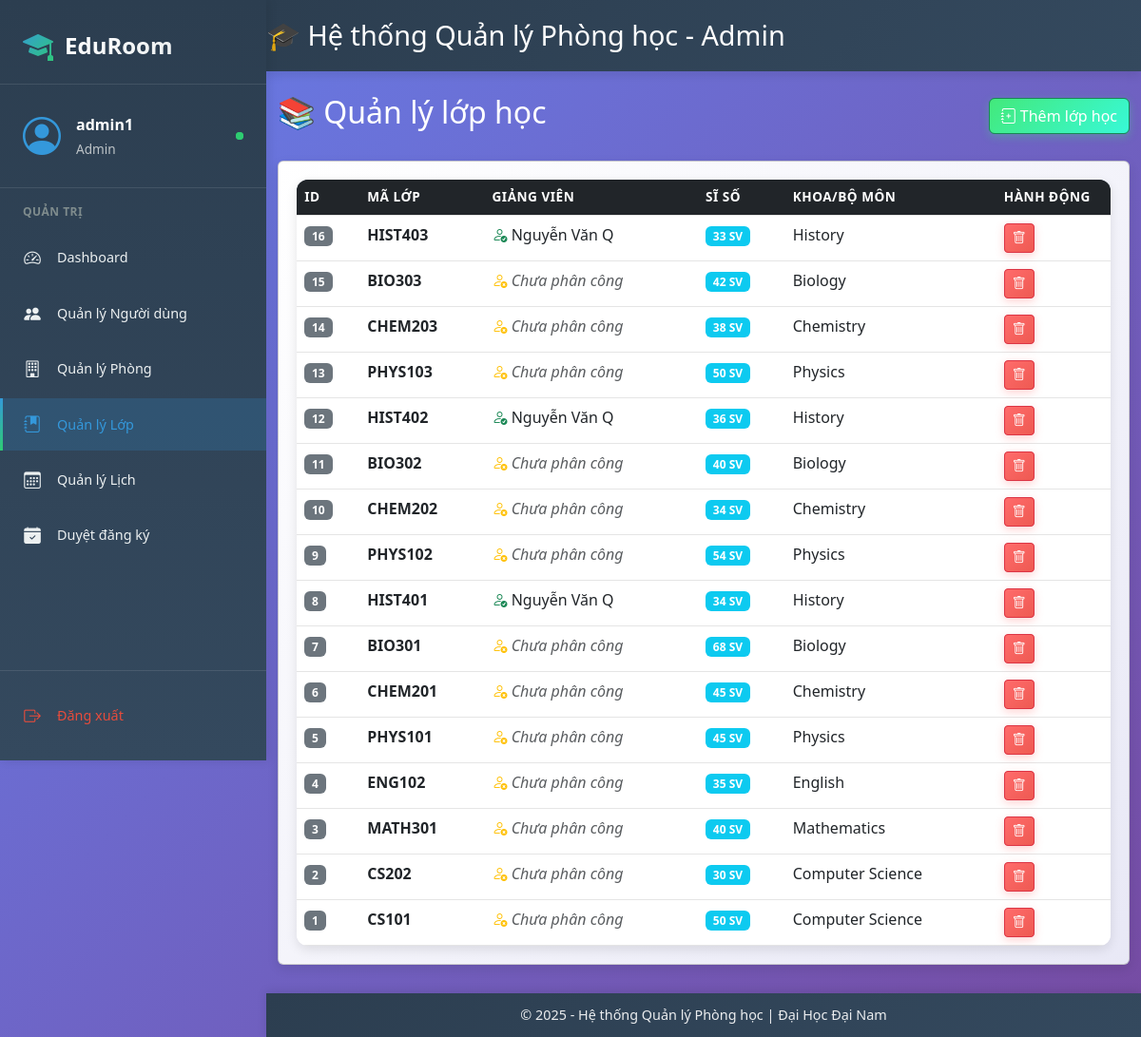
Screenshot of /classroom_management/admin/classes.php (signed in) with the database file from the repository.
### tables this page shows
CREATE TABLE `classes` (
  `class_id` int NOT NULL AUTO_INCREMENT,
  `class_code` varchar(20) NOT NULL,
  `lecturer_id` int DEFAULT NULL,
  `size` int DEFAULT NULL,
  `department` varchar(100) DEFAULT NULL,
  PRIMARY KEY (`class_id`),
  UNIQUE KEY `class_code` (`class_code`),
  KEY `lecturer_id` (`lecturer_id`),
  CONSTRAINT `classes_ibfk_1` FOREIGN KEY (`lecturer_id`) REFERENCES `users` (`user_id`)
);

CREATE TABLE `users` (
  `user_id` int NOT NULL AUTO_INCREMENT,
  `username` varchar(50) NOT NULL,
  `password` varchar(255) NOT NULL,
  `email` varchar(100) DEFAULT NULL,
  `full_name` varchar(100) DEFAULT NULL,
  `role` enum('Admin','Lecturer','Student') NOT NULL,
  `student_code` varchar(20) DEFAULT NULL,
  `lecturer_code` varchar(20) DEFAULT NULL,
  PRIMARY KEY (`user_id`),
  UNIQUE KEY `username` (`username`),
  UNIQUE KEY `email` (`email`),
  UNIQUE KEY `student_code` (`student_code`),
  UNIQUE KEY `lecturer_code` (`lecturer_code`),
  CONSTRAINT `fk_lecturer_code` FOREIGN KEY (`lecturer_code`) REFERENCES `lecturers_list` (`lecturer_code`),
  CONSTRAINT `fk_student_code` FOREIGN KEY (`student_code`) REFERENCES `students_list` (`student_code`)
);

### classroom_management/admin/classes.php (the view, shortened to what this page needs)
<?php
include("../includes/header.php");
include("../includes/navbar.php");
include("../db.php");
$result = mysqli_query($conn, "
    SELECT c.*, u.full_name AS lecturer_name
    FROM classes c
    LEFT JOIN users u ON c.lecturer_id = u.user_id
    ORDER BY c.class_id DESC
");
?>
<div class="container mt-4">
    <div class="d-flex justify-content-between align-items-center mb-4">
        <h2 class="text-white">📚 Quản lý lớp học</h2>
        <button class="btn btn-success" data-bs-toggle="modal" data-bs-target="#addClassModal">
            <i class="bi bi-journal-plus"></i> Thêm lớp học
        </button>
    </div>
    <div class="card">
        <div class="card-body p-0">
            <table class="table table-hover mb-0">
                <thead class="table-dark">
                    <tr>
                        <th>ID</th>
                        <th>Mã lớp</th>
                        <th>Giảng viên</th>
                        <th>Sĩ số</th>
                        <th>Khoa/Bộ môn</th>
                        <th width="120">Hành động</th>
                    </tr>
                </thead>
                <tbody>
                    <?php while ($row = mysqli_fetch_assoc($result)) { ?>
                    <tr>
                        <td><span class="badge bg-secondary"><?= $row['class_id'] ?></span></td>
                        <td><strong><?= htmlspecialchars($row['class_code']) ?></strong></td>
                        <td>
                            <?php if($row['lecturer_name']): ?>
                                <i class="bi bi-person-check text-success"></i>
                                <?= htmlspecialchars($row['lecturer_name']) ?>
                            <?php else: ?>
                                <i class="bi bi-person-x text-warning"></i>
                                <em class="text-muted">Chưa phân công</em>
                            <?php endif; ?>
                        </td>
                        <td>
                            <?php if($row['size']): ?>
                                <span class="badge bg-info"><?= $row['size'] ?> SV</span>
                            <?php else: ?>
                                <span class="text-muted">-</span>
                            <?php endif; ?>
                        </td>
                        <td><?= htmlspecialchars($row['department']) ?></td>
                        <td>
                            <a href="classes.php?delete=<?= $row['class_id'] ?>"
                               onclick="return confirm('Bạn có chắc chắn muốn xóa lớp học này?');"
                               class="btn btn-danger btn-sm">
                               <i class="bi bi-trash"></i>
                            </a>
                        </td>
                    </tr>
                    <?php } ?>
                </tbody>
            </table>
        </div>
    </div>
</div>
<?php include("../includes/footer.php"); ?>

### classroom_management/includes/header.php (shortened to what this page needs)
<!DOCTYPE html>
<html lang="vi">
<head>
    <link rel="stylesheet" href="/classroom_management/assets/css/style.css">
    <link href="https://cdn.jsdelivr.net/npm/bootstrap-icons@1.10.0/font/bootstrap-icons.css" rel="stylesheet">
    <link href="https://cdn.jsdelivr.net/npm/bootstrap@5.3.0/dist/css/bootstrap.min.css" rel="stylesheet">
</head>
<body>
<?php if (isset($_SESSION['user_id'])): ?>
<header>
    <h2>🎓 Hệ thống Quản lý Phòng học - <?= ucfirst($_SESSION['role']) ?></h2>
</header>
<?php endif; ?>

### classroom_management/includes/navbar.php (shortened to what this page needs)
<nav class="sidebar" id="sidebar">
    <div class="sidebar-content">
        <div class="sidebar-header">
            <div class="logo">
                <i class="bi bi-mortarboard-fill"></i>
                <span class="logo-text">EduRoom</span>
            </div>
        </div>
        <?php if (isset($_SESSION['user_id'])): ?>
            <div class="user-info">
                <div class="user-avatar">
                    <i class="bi bi-person-circle"></i>
                </div>
                <div class="user-details">
                    <div class="user-name"><?php echo htmlspecialchars($_SESSION['username'] ?? 'User'); ?></div>
                    <div class="user-role"><?php echo htmlspecialchars($_SESSION['role'] ?? 'Role'); ?></div>
                </div>
                <div class="user-status">
                    <div class="status-indicator active"></div>
                </div>
            </div>
        <?php endif; ?>
        <div class="sidebar-menu">
            <?php if (!isset($_SESSION['user_id'])): ?>
                <div class="menu-section">
                    <div class="menu-title">Menu chính</div>
                    <ul class="menu-list">
                        <li class="menu-item">
                            <a href="/classroom_management/index.php" class="menu-link">
                                <div class="menu-icon">
                                    <i class="bi bi-house-door-fill"></i>
                                </div>
                                <span class="menu-text">Trang chủ</span>
                            </a>
                        </li>
                        <li class="menu-item">
                            <a href="/classroom_management/login.php" class="menu-link">
                                <div class="menu-icon">
                                    <i class="bi bi-box-arrow-in-right"></i>
                                </div>
                                <span class="menu-text">Đăng nhập</span>
                            </a>
                        </li>
                    </ul>
                </div>
            <?php else: ?>
                <?php if ($_SESSION['role'] == 'Admin'): ?>
                    <div class="menu-section">
                        <div class="menu-title">Quản trị</div>
                        <ul class="menu-list">
                            <li class="menu-item">
                                <a href="/classroom_management/admin/dashboard.php" class="menu-link">
                                    <div class="menu-icon">
                                        <i class="bi bi-speedometer2"></i>
                                    </div>
                                    <span class="menu-text">Dashboard</span>
                                </a>
                            </li>
                            <li class="menu-item">
                                <a href="/classroom_management/admin/users.php" class="menu-link">
                                    <div class="menu-icon">
                                        <i class="bi bi-people-fill"></i>
                                    </div>
                                    <span class="menu-text">Quản lý Người dùng</span>
                                </a>
                            </li>
                            <li class="menu-item">
                                <a href="/classroom_management/admin/rooms.php" class="menu-link">
                                    <div class="menu-icon">
                                        <i class="bi bi-building"></i>
                                    </div>
                                    <span class="menu-text">Quản lý Phòng</span>
                                </a>
                            </li>
                            <li class="menu-item">
                                <a href="/classroom_management/admin/classes.php" class="menu-link">
                                    <div class="menu-icon">
                                        <i class="bi bi-journal-bookmark-fill"></i>
                                    </div>
                                    <span class="menu-text">Quản lý Lớp</span>
                                </a>
                            </li>
                            <li class="menu-item">
                                <a href="/classroom_management/admin/schedules.php" class="menu-link">
                                    <div class="menu-icon">
                                        <i class="bi bi-calendar3"></i>
                                    </div>
                                    <span class="menu-text">Quản lý Lịch</span>
                                </a>
                            </li>
                            <li class="menu-item">
                                <a href="/classroom_management/admin/approve_booking.php" class="menu-link">
                                    <div class="menu-icon">
                                        <i class="bi bi-calendar-check-fill"></i>
                                    </div>
                                    <span class="menu-text">Duyệt đăng ký</span>
                                </a>
                            </li>
                        </ul>
                    </div>
                <?php endif; ?>
            <?php endif; ?>
        </div>
        <?php if (isset($_SESSION['user_id'])): ?>
            <div class="logout-section">
                <ul class="menu-list">
                    <li class="menu-item">
                        <a href="/classroom_management/logout.php" class="menu-link logout-link">
                            <div class="menu-icon">
                                <i class="bi bi-box-arrow-right"></i>
                            </div>
                            <span class="menu-text">Đăng xuất</span>
                        </a>
                    </li>
                </ul>
            </div>
        <?php endif; ?>
    </div>
</nav>

### classroom_management/includes/footer.php
<footer class="footer">
    <p>© 2025 - Hệ thống Quản lý Phòng học | Đại Học Đại Nam</p>
</footer>

### classroom_management/assets/css/style.css (style rules this page uses)
* { box-sizing: border-box; margin: 0; padding: 0; }
body { font-family: 'Roboto', 'Segoe UI', Tahoma, Geneva, Verdana, sans-serif; background: linear-gradient(135deg, #667eea 0%, #764ba2 100%); min-height: 100vh; color: #333; padding-left: 280px; padding-bottom: 60px; margin: 0; overflow-x: hidden; }
h1, h2, h3, h4, h5, h6 { font-weight: 700; margin-bottom: 0.6rem; color: #2d3748; }
h2 { font-size: 1.8rem; }
p { line-height: 1.4; margin-bottom: 0.6rem; }
header { background: linear-gradient(135deg, #2c3e50, #34495e); color: white; padding: 0.8rem 1.5rem; box-shadow: 0 2px 10px rgba(0,0,0,0.1); margin-left: 0; position: relative; z-index: 10; width: 100%; }
header h2 { color: white; margin: 0; font-size: 1.5rem; display: flex; align-items: center; }
.sidebar { position: fixed; top: 0; left: 0; width: 280px; height: 100vh; background: linear-gradient(180deg, #2c3e50 0%, #34495e 100%); z-index: 1000; overflow-y: auto; box-shadow: 2px 0 10px rgba(0, 0, 0, 0.1); }
.card { background: linear-gradient(135deg, rgba(255, 255, 255, 0.9), rgba(230, 230, 245, 0.9)); border-radius: 12px; padding: 1.2rem; margin-bottom: 1rem; box-shadow: 0 4px 12px rgba(0, 0, 0, 0.1); border: 1px solid rgba(255, 255, 255, 0.3); transition: all 0.3s ease; height: 100%; }
.btn { display: inline-block; padding: 0.6rem 1.2rem; border: none; border-radius: 8px; text-decoration: none; font-weight: 600; font-size: 0.9rem; text-align: center; cursor: pointer; transition: all 0.3s ease; line-height: 1.4; }
.btn-success { background: linear-gradient(135deg, #43e97b, #38f9d7); color: white; box-shadow: 0 3px 10px rgba(67, 233, 123, 0.3); }
.btn-danger { background: linear-gradient(135deg, #ff6b6b, #ee5a52); color: white; box-shadow: 0 3px 10px rgba(255, 107, 107, 0.3); }
.btn-sm { padding: 0.4rem 0.8rem; font-size: 0.8rem; }
.table { width: 100%; margin-bottom: 1rem; background: rgba(255, 255, 255, 0.95); border-radius: 12px; overflow: hidden; box-shadow: 0 4px 12px rgba(0, 0, 0, 0.1); }
.table th, .table td { padding: 0.8rem; text-align: left; border-bottom: 1px solid rgba(0, 0, 0, 0.1); }
.table-dark { background: linear-gradient(135deg, #2c3e50, #34495e); color: white; }
.table-dark th { font-weight: 600; text-transform: uppercase; font-size: 0.85rem; letter-spacing: 0.5px; }
.badge { display: inline-block; padding: 0.2rem 0.5rem; font-size: 0.75rem; font-weight: 600; border-radius: 20px; text-align: center; }
.footer { background: linear-gradient(135deg, #2c3e50, #34495e); color: white; text-align: center; padding: 0.8rem; position: fixed; bottom: 0; left: 280px; right: 0; box-shadow: 0 -2px 10px rgba(0, 0, 0, 0.1); z-index: 100; width: calc(100% - 280px); }
.footer p { margin: 0; font-size: 0.9rem; opacity: 0.9; }
.card, .quick-action-card { animation: fadeIn 0.5s ease-out; }
.sidebar { animation: slideInLeft 0.4s ease-out; }
.text-muted { color: #6c757d; }
.mt-4 { margin-top: 1rem; }

### classroom_management/includes/header.php (style rules this page uses)
header { text-align: center; padding: 20px 0; background-color: #2575fc; color: #fff; box-shadow: 0 4px 10px rgba(0,0,0,0.1); }
header h2 { margin: 0; font-size: 1.8rem; }

### rows the page displays
classes: class_id "16", class_code "HIST403", lecturer.full_name "Nguyễn Văn Q", size "33", department "History"
classes: class_id "15", class_code "BIO303", shows "Chưa phân công", size "42", department "Biology"
classes: class_id "14", class_code "CHEM203", shows "Chưa phân công", size "38", department "Chemistry"
classes: class_id "13", class_code "PHYS103", shows "Chưa phân công", size "50", department "Physics"
classes: class_id "12", class_code "HIST402", lecturer.full_name "Nguyễn Văn Q", size "36", department "History"
classes: class_id "11", class_code "BIO302", shows "Chưa phân công", size "40", department "Biology"
classes: class_id "10", class_code "CHEM202", shows "Chưa phân công", size "34", department "Chemistry"
classes: class_id "9", class_code "PHYS102", shows "Chưa phân công", size "54", department "Physics"
classes: class_id "8", class_code "HIST401", lecturer.full_name "Nguyễn Văn Q", size "34", department "History"
classes: class_id "7", class_code "BIO301", shows "Chưa phân công", size "68", department "Biology"
classes: class_id "6", class_code "CHEM201", shows "Chưa phân công", size "45", department "Chemistry"
classes: class_id "5", class_code "PHYS101", shows "Chưa phân công", size "45", department "Physics"
classes: class_id "4", class_code "ENG102", shows "Chưa phân công", size "35", department "English"
classes: class_id "3", class_code "MATH301", shows "Chưa phân công", size "40", department "Mathematics"
classes: class_id "2", class_code "CS202", shows "Chưa phân công", size "30", department "Computer Science"
classes: class_id "1", class_code "CS101", shows "Chưa phân công", size "50", department "Computer Science"

### other values shown
$_SESSION['role'] "Admin"
$_SESSION['username'] "admin1"
